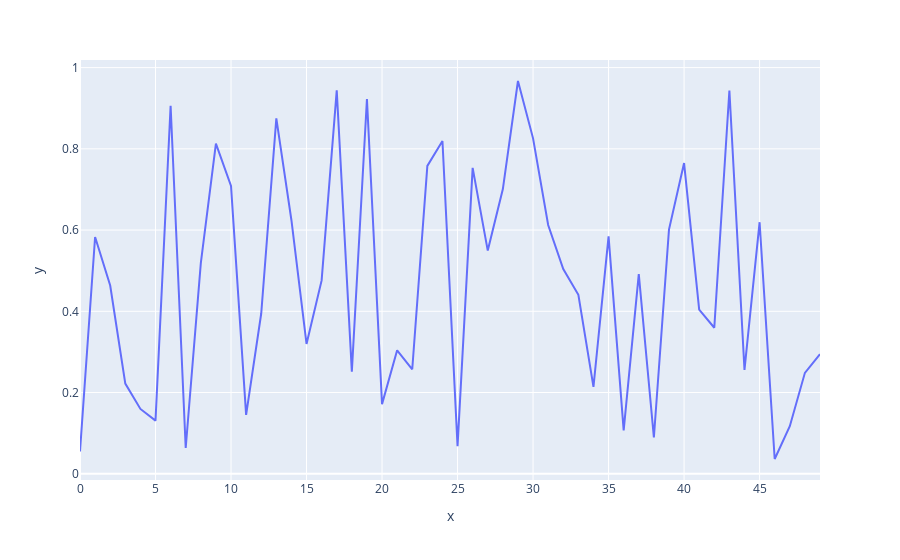

Notebook source saved alongside this figure:
### Code cell
xpoints = np.arange(50)
ypoints = np.random .rand(50)
px.line(x=xpoints,y=ypoints)

### Figure 1 — Plotly figure (JSON) as saved in the notebook; plotly's stock layout.template omitted (floating-point values rounded to 4 significant figures)
{"data": [{"hovertemplate": "x=%{x}<br>y=%{y}<extra></extra>", "legendgroup": "", "line": {"color": "#636efa", "dash": "solid"}, "marker": {"symbol": "circle"}, "mode": "lines", "name": "", "orientation": "v", "showlegend": false, "type": "scatter", "x": [0, 1, 2, 3, 4, 5, 6, 7, 8, 9, 10, 11, 12, 13, 14, 15, 16, 17, 18, 19, 20, 21, 22, 23, 24, 25, 26, 27, 28, 29, 30, 31, 32, 33, 34, 35, 36, 37, 38, 39, 40, 41, 42, 43, 44, 45, 46, 47, 48, 49], "xaxis": "x", "y": [0.05479, 0.5829, 0.4634, 0.2219, 0.1596, 0.1308, 0.9061, 0.06342, 0.5187, 0.8128, 0.7086, 0.1448, 0.3945, 0.8749, 0.6242, 0.3195, 0.4761, 0.9438, 0.2514, 0.9226, 0.1715, 0.3039, 0.2573, 0.758, 0.8193, 0.06798, 0.7532, 0.5495, 0.7009, 0.967, 0.8258, 0.6124, 0.504, 0.4408, 0.2137, 0.5846, 0.1067, 0.4915, 0.08928, 0.601, 0.765, 0.4039, 0.3595, 0.9436, 0.2556, 0.6193, 0.03634, 0.117, 0.2484, 0.2945], "yaxis": "y"}], "layout": {"legend": {"tracegroupgap": 0}, "margin": {"t": 60}, "xaxis": {"anchor": "y", "domain": [0, 1], "title": {"text": "x"}}, "yaxis": {"anchor": "x", "domain": [0, 1], "title": {"text": "y"}}}}
